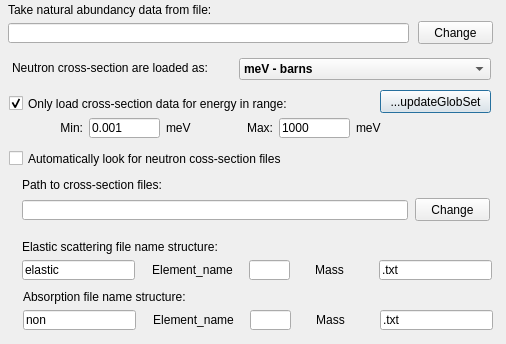
<?xml version="1.0" encoding="UTF-8"?>
<ui version="4.0">
 <class>AMatParticleConfigurator</class>
 <widget class="QDialog" name="AMatParticleConfigurator">
  <property name="geometry">
   <rect>
    <x>0</x>
    <y>0</y>
    <width>506</width>
    <height>344</height>
   </rect>
  </property>
  <property name="windowTitle">
   <string>Dialog</string>
  </property>
  <widget class="QPushButton" name="pbUpdateGlobSet">
   <property name="geometry">
    <rect>
     <x>380</x>
     <y>90</y>
     <width>111</width>
     <height>23</height>
    </rect>
   </property>
   <property name="text">
    <string>...updateGlobSet</string>
   </property>
  </widget>
  <widget class="QLabel" name="label_7">
   <property name="geometry">
    <rect>
     <x>166</x>
     <y>121</y>
     <width>47</width>
     <height>13</height>
    </rect>
   </property>
   <property name="text">
    <string>meV</string>
   </property>
  </widget>
  <widget class="QLineEdit" name="ledMaxEnergy">
   <property name="geometry">
    <rect>
     <x>279</x>
     <y>118</y>
     <width>71</width>
     <height>20</height>
    </rect>
   </property>
   <property name="text">
    <string>1000</string>
   </property>
  </widget>
  <widget class="QCheckBox" name="cbOnlyInRange">
   <property name="geometry">
    <rect>
     <x>9</x>
     <y>95</y>
     <width>321</width>
     <height>17</height>
    </rect>
   </property>
   <property name="text">
    <string>Only load cross-section data for energy in range:</string>
   </property>
   <property name="checked">
    <bool>true</bool>
   </property>
  </widget>
  <widget class="QComboBox" name="cobUnitsForEllastic">
   <property name="geometry">
    <rect>
     <x>239</x>
     <y>58</y>
     <width>252</width>
     <height>22</height>
    </rect>
   </property>
   <property name="font">
    <font>
     <weight>75</weight>
     <bold>true</bold>
    </font>
   </property>
   <item>
    <property name="text">
     <string>meV - barns</string>
    </property>
   </item>
   <item>
    <property name="text">
     <string>eV - barns</string>
    </property>
   </item>
   <item>
    <property name="text">
     <string>keV - barns</string>
    </property>
   </item>
   <item>
    <property name="text">
     <string>MeV - barns</string>
    </property>
   </item>
  </widget>
  <widget class="QCheckBox" name="cbAuto">
   <property name="enabled">
    <bool>true</bool>
   </property>
   <property name="geometry">
    <rect>
     <x>9</x>
     <y>150</y>
     <width>361</width>
     <height>17</height>
    </rect>
   </property>
   <property name="text">
    <string>Automatically look for neutron coss-section files</string>
   </property>
   <property name="checked">
    <bool>false</bool>
   </property>
  </widget>
  <widget class="QFrame" name="frame">
   <property name="geometry">
    <rect>
     <x>9</x>
     <y>170</y>
     <width>491</width>
     <height>171</height>
    </rect>
   </property>
   <property name="frameShape">
    <enum>QFrame::NoFrame</enum>
   </property>
   <property name="frameShadow">
    <enum>QFrame::Raised</enum>
   </property>
   <widget class="QLineEdit" name="leEndName">
    <property name="geometry">
     <rect>
      <x>370</x>
      <y>90</y>
      <width>113</width>
      <height>20</height>
     </rect>
    </property>
    <property name="text">
     <string>.txt</string>
    </property>
   </widget>
   <widget class="QLabel" name="label">
    <property name="geometry">
     <rect>
      <x>13</x>
      <y>7</y>
      <width>211</width>
      <height>16</height>
     </rect>
    </property>
    <property name="text">
     <string>Path to cross-section files:</string>
    </property>
   </widget>
   <widget class="QLineEdit" name="lePreName">
    <property name="geometry">
     <rect>
      <x>13</x>
      <y>90</y>
      <width>113</width>
      <height>20</height>
     </rect>
    </property>
    <property name="text">
     <string>elastic</string>
    </property>
   </widget>
   <widget class="QLineEdit" name="leSeparatorInName">
    <property name="geometry">
     <rect>
      <x>240</x>
      <y>90</y>
      <width>41</width>
      <height>20</height>
     </rect>
    </property>
    <property name="text">
     <string/>
    </property>
   </widget>
   <widget class="QLabel" name="label_4">
    <property name="geometry">
     <rect>
      <x>285</x>
      <y>92</y>
      <width>71</width>
      <height>16</height>
     </rect>
    </property>
    <property name="text">
     <string>Mass</string>
    </property>
    <property name="alignment">
     <set>Qt::AlignCenter</set>
    </property>
   </widget>
   <widget class="QLabel" name="label_3">
    <property name="geometry">
     <rect>
      <x>133</x>
      <y>92</y>
      <width>101</width>
      <height>16</height>
     </rect>
    </property>
    <property name="text">
     <string>Element_name</string>
    </property>
    <property name="alignment">
     <set>Qt::AlignCenter</set>
    </property>
   </widget>
   <widget class="QLineEdit" name="leDir">
    <property name="geometry">
     <rect>
      <x>13</x>
      <y>30</y>
      <width>386</width>
      <height>20</height>
     </rect>
    </property>
    <property name="readOnly">
     <bool>true</bool>
    </property>
   </widget>
   <widget class="QPushButton" name="pbChangeDir">
    <property name="geometry">
     <rect>
      <x>406</x>
      <y>28</y>
      <width>75</width>
      <height>23</height>
     </rect>
    </property>
    <property name="text">
     <string>Change</string>
    </property>
   </widget>
   <widget class="QLabel" name="label_2">
    <property name="geometry">
     <rect>
      <x>13</x>
      <y>69</y>
      <width>241</width>
      <height>16</height>
     </rect>
    </property>
    <property name="text">
     <string>Elastic scattering file name structure:</string>
    </property>
   </widget>
   <widget class="QLineEdit" name="lePreNameAbs">
    <property name="geometry">
     <rect>
      <x>14</x>
      <y>140</y>
      <width>113</width>
      <height>20</height>
     </rect>
    </property>
    <property name="text">
     <string>non</string>
    </property>
   </widget>
   <widget class="QLabel" name="label_10">
    <property name="geometry">
     <rect>
      <x>14</x>
      <y>119</y>
      <width>211</width>
      <height>16</height>
     </rect>
    </property>
    <property name="text">
     <string>Absorption file name structure:</string>
    </property>
   </widget>
   <widget class="QLabel" name="label_11">
    <property name="geometry">
     <rect>
      <x>134</x>
      <y>142</y>
      <width>101</width>
      <height>16</height>
     </rect>
    </property>
    <property name="text">
     <string>Element_name</string>
    </property>
    <property name="alignment">
     <set>Qt::AlignCenter</set>
    </property>
   </widget>
   <widget class="QLineEdit" name="leSeparatorInNameAbs">
    <property name="geometry">
     <rect>
      <x>241</x>
      <y>140</y>
      <width>41</width>
      <height>20</height>
     </rect>
    </property>
    <property name="text">
     <string/>
    </property>
   </widget>
   <widget class="QLabel" name="label_12">
    <property name="geometry">
     <rect>
      <x>286</x>
      <y>142</y>
      <width>71</width>
      <height>16</height>
     </rect>
    </property>
    <property name="text">
     <string>Mass</string>
    </property>
    <property name="alignment">
     <set>Qt::AlignCenter</set>
    </property>
   </widget>
   <widget class="QLineEdit" name="leEndNameAbs">
    <property name="geometry">
     <rect>
      <x>371</x>
      <y>140</y>
      <width>113</width>
      <height>20</height>
     </rect>
    </property>
    <property name="text">
     <string>.txt</string>
    </property>
   </widget>
  </widget>
  <widget class="QLineEdit" name="leNatAbundFile">
   <property name="geometry">
    <rect>
     <x>8</x>
     <y>23</y>
     <width>401</width>
     <height>20</height>
    </rect>
   </property>
   <property name="toolTip">
    <string>File format: MassElement     Abundancy%</string>
   </property>
   <property name="readOnly">
    <bool>true</bool>
   </property>
  </widget>
  <widget class="QLabel" name="label_5">
   <property name="geometry">
    <rect>
     <x>8</x>
     <y>2</y>
     <width>261</width>
     <height>16</height>
    </rect>
   </property>
   <property name="text">
    <string>Take natural abundancy data from file:</string>
   </property>
  </widget>
  <widget class="QLabel" name="label_6">
   <property name="geometry">
    <rect>
     <x>36</x>
     <y>121</y>
     <width>47</width>
     <height>13</height>
    </rect>
   </property>
   <property name="text">
    <string>Min:</string>
   </property>
   <property name="alignment">
    <set>Qt::AlignRight|Qt::AlignTrailing|Qt::AlignVCenter</set>
   </property>
  </widget>
  <widget class="QPushButton" name="pbChangeNatAbFile">
   <property name="geometry">
    <rect>
     <x>418</x>
     <y>21</y>
     <width>75</width>
     <height>23</height>
    </rect>
   </property>
   <property name="text">
    <string>Change</string>
   </property>
  </widget>
  <widget class="QLabel" name="label_9">
   <property name="geometry">
    <rect>
     <x>356</x>
     <y>121</y>
     <width>47</width>
     <height>13</height>
    </rect>
   </property>
   <property name="text">
    <string>meV</string>
   </property>
  </widget>
  <widget class="QLineEdit" name="ledMinEnergy">
   <property name="geometry">
    <rect>
     <x>89</x>
     <y>118</y>
     <width>71</width>
     <height>20</height>
    </rect>
   </property>
   <property name="text">
    <string>0.001</string>
   </property>
  </widget>
  <widget class="QLabel" name="label_34">
   <property name="geometry">
    <rect>
     <x>12</x>
     <y>60</y>
     <width>223</width>
     <height>16</height>
    </rect>
   </property>
   <property name="text">
    <string>Neutron cross-section are loaded as:</string>
   </property>
   <property name="alignment">
    <set>Qt::AlignLeading|Qt::AlignLeft|Qt::AlignVCenter</set>
   </property>
  </widget>
  <widget class="QLabel" name="label_8">
   <property name="geometry">
    <rect>
     <x>226</x>
     <y>121</y>
     <width>47</width>
     <height>13</height>
    </rect>
   </property>
   <property name="text">
    <string>Max:</string>
   </property>
   <property name="alignment">
    <set>Qt::AlignRight|Qt::AlignTrailing|Qt::AlignVCenter</set>
   </property>
  </widget>
 </widget>
 <resources/>
 <connections>
  <connection>
   <sender>cbAuto</sender>
   <signal>toggled(bool)</signal>
   <receiver>frame</receiver>
   <slot>setEnabled(bool)</slot>
   <hints>
    <hint type="sourcelabel">
     <x>183</x>
     <y>153</y>
    </hint>
    <hint type="destinationlabel">
     <x>242</x>
     <y>217</y>
    </hint>
   </hints>
  </connection>
  <connection>
   <sender>cbOnlyInRange</sender>
   <signal>toggled(bool)</signal>
   <receiver>ledMinEnergy</receiver>
   <slot>setEnabled(bool)</slot>
   <hints>
    <hint type="sourcelabel">
     <x>207</x>
     <y>102</y>
    </hint>
    <hint type="destinationlabel">
     <x>210</x>
     <y>128</y>
    </hint>
   </hints>
  </connection>
  <connection>
   <sender>cbOnlyInRange</sender>
   <signal>toggled(bool)</signal>
   <receiver>ledMaxEnergy</receiver>
   <slot>setEnabled(bool)</slot>
   <hints>
    <hint type="sourcelabel">
     <x>377</x>
     <y>96</y>
    </hint>
    <hint type="destinationlabel">
     <x>387</x>
     <y>126</y>
    </hint>
   </hints>
  </connection>
  <connection>
   <sender>cobUnitsForEllastic</sender>
   <signal>activated(int)</signal>
   <receiver>pbUpdateGlobSet</receiver>
   <slot>click()</slot>
   <hints>
    <hint type="sourcelabel">
     <x>350</x>
     <y>67</y>
    </hint>
    <hint type="destinationlabel">
     <x>486</x>
     <y>101</y>
    </hint>
   </hints>
  </connection>
  <connection>
   <sender>ledMinEnergy</sender>
   <signal>returnPressed()</signal>
   <receiver>pbUpdateGlobSet</receiver>
   <slot>click()</slot>
   <hints>
    <hint type="sourcelabel">
     <x>186</x>
     <y>123</y>
    </hint>
    <hint type="destinationlabel">
     <x>490</x>
     <y>92</y>
    </hint>
   </hints>
  </connection>
  <connection>
   <sender>ledMaxEnergy</sender>
   <signal>editingFinished()</signal>
   <receiver>pbUpdateGlobSet</receiver>
   <slot>click()</slot>
   <hints>
    <hint type="sourcelabel">
     <x>357</x>
     <y>127</y>
    </hint>
    <hint type="destinationlabel">
     <x>490</x>
     <y>100</y>
    </hint>
   </hints>
  </connection>
  <connection>
   <sender>cbAuto</sender>
   <signal>clicked()</signal>
   <receiver>pbUpdateGlobSet</receiver>
   <slot>click()</slot>
   <hints>
    <hint type="sourcelabel">
     <x>369</x>
     <y>154</y>
    </hint>
    <hint type="destinationlabel">
     <x>490</x>
     <y>105</y>
    </hint>
   </hints>
  </connection>
  <connection>
   <sender>lePreName</sender>
   <signal>returnPressed()</signal>
   <receiver>pbUpdateGlobSet</receiver>
   <slot>click()</slot>
   <hints>
    <hint type="sourcelabel">
     <x>134</x>
     <y>271</y>
    </hint>
    <hint type="destinationlabel">
     <x>479</x>
     <y>109</y>
    </hint>
   </hints>
  </connection>
  <connection>
   <sender>leSeparatorInName</sender>
   <signal>editingFinished()</signal>
   <receiver>pbUpdateGlobSet</receiver>
   <slot>click()</slot>
   <hints>
    <hint type="sourcelabel">
     <x>289</x>
     <y>264</y>
    </hint>
    <hint type="destinationlabel">
     <x>490</x>
     <y>104</y>
    </hint>
   </hints>
  </connection>
  <connection>
   <sender>leEndName</sender>
   <signal>editingFinished()</signal>
   <receiver>pbUpdateGlobSet</receiver>
   <slot>click()</slot>
   <hints>
    <hint type="sourcelabel">
     <x>491</x>
     <y>265</y>
    </hint>
    <hint type="destinationlabel">
     <x>490</x>
     <y>96</y>
    </hint>
   </hints>
  </connection>
 </connections>
</ui>
